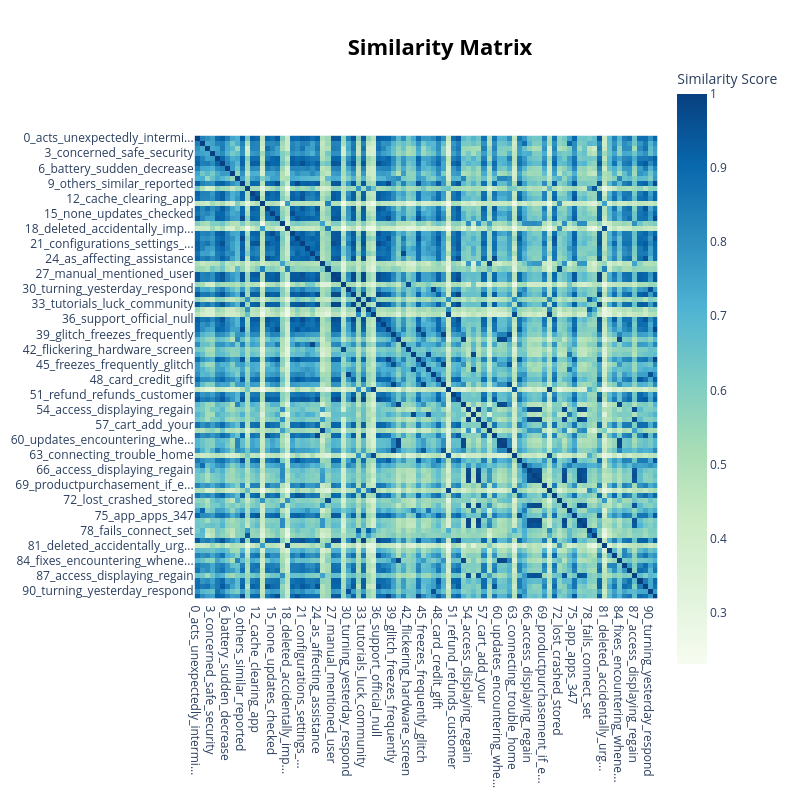

The notebook cell this image was saved under:
### Code cell
# Heatmap of Topic Similarities
fig_heatmap = topic_model.visualize_heatmap()
fig_heatmap.write_html(os.path.join(figures_dir, 'bertopic_heatmap.html'))
fig_heatmap.write_image(os.path.join(figures_dir, 'bertopic_heatmap.png'), scale=2)
display(fig_heatmap)

### Figure 1 — Plotly figure (JSON) as saved in the notebook; plotly's stock layout.template omitted (floating-point values rounded to 4 significant figures; data arrays with more than 128 entries replaced by an {"elided": "..."} marker saying what was removed)
{"data": [{"coloraxis": "coloraxis", "hovertemplate": "x: %{x}<br>y: %{y}<br>Similarity Score: %{z}<extra></extra>", "name": "0", "type": "heatmap", "x": ["0_acts_unexpectedly_intermi...", "1_peculiar_popping_errormes...", "2_desired_through_find", "3_concerned_safe_security", "4_afterward_firmware_happen...", "5_factory_performed_hoping", "6_battery_sudden_decrease", "7_charger_charging_came", "8_unexpected_causing_errors", "9_others_similar_reported", "10_connection_internet_esta...", "11_consistently_occurs_feat...", "12_cache_clearing_app", "13_encountered_documents_re...", "14_rely_tasks_hindering", "15_none_updates_checked", "16_model_widespread_experie...", "17_locked_unlock_account", "18_deleted_accidentally_imp...", "19_latest_running_version", "20_correctly_configured_eve...", "21_configurations_settings_...", "22_might_hardwarerelated_re...", "23_cables_adapters_peripher...", "24_as_affecting_assistance", "25_password_forgotten_account", "26_lost_stored_crashed", "27_manual_mentioned_user", "28_official_reviewed_website", "29_flickering_hardware_screen", "30_turning_yesterday_respond", "31_unresolved_remains_conta...", "32_connect_set_fails", "33_tutorials_luck_community", "34_set_fails_connect", "35_connecting_wifi_detect", "36_support_official_null", "37_price_troubleshooting_pe...", "38_occurring_recent_havent", "39_glitch_freezes_frequently", "40_crashes_fixes_encountering", "41_peripherals_cables_adapt...", "42_flickering_hardware_screen", "43_noises_suspect_functioning", "44_occurring_recent_havent", "45_freezes_frequently_glitch", "46_noises_strange_suspect", "47_turning_yesterday_respond", "48_card_credit_gift", "49_glitch_freezes_frequently", "50_connecting_home_although", "51_refund_refunds_customer", "52_unresolved_remains_conta...", "53_encountering_whenever_fi...", "54_access_displaying_regain", "55_functioning_noises_strange", "56_access_displaying_regain", "57_cart_add_your", "58_password_account_forgotten", "59_as_affecting_assistance", "60_updates_encountering_whe...", "61_fixes_encountering_whene...", "62_solution_freezes_frequen...", "63_connecting_trouble_home", "64_android_app_ipad", "65_says_errormessage_popping", "66_access_displaying_regain", "67_access_regain_displaying", "68_access_displaying_regain", "69_productpurchasement_if_e...", "70_connecting_although_detect", "71_configured_correctly_eve...", "72_lost_crashed_stored", "73_access_displaying_regain", "74_suspect_functioning_stra...", "75_app_apps_347", "76_access_displaying_regain", "77_access_unable_displaying", "78_fails_connect_set", "79_internet_disconnecting_e...", "80_thank_manual_mentioned", "81_deleted_accidentally_urg...", "82_disqus_powered_javascript", "83_productpurchases_might_s...", "84_fixes_encountering_whene...", "85_javascript_browser_enable", "86_invoice_will_payment", "87_access_displaying_regain", "88_payment_paypal_completed", "89_as_button_affecting", "90_turning_yesterday_respond", "91_occurring_recent_havent"], "xaxis": "x", "y": ["0_acts_unexpectedly_intermi...", "1_peculiar_popping_errormes...", "2_desired_through_find", "3_concerned_safe_security", "4_afterward_firmware_happen...", "5_factory_performed_hoping", "6_battery_sudden_decrease", "7_charger_charging_came", "8_unexpected_causing_errors", "9_others_similar_reported", "10_connection_internet_esta...", "11_consistently_occurs_feat...", "12_cache_clearing_app", "13_encountered_documents_re...", "14_rely_tasks_hindering", "15_none_updates_checked", "16_model_widespread_experie...", "17_locked_unlock_account", "18_deleted_accidentally_imp...", "19_latest_running_version", "20_correctly_configured_eve...", "21_configurations_settings_...", "22_might_hardwarerelated_re...", "23_cables_adapters_peripher...", "24_as_affecting_assistance", "25_password_forgotten_account", "26_lost_stored_crashed", "27_manual_mentioned_user", "28_official_reviewed_website", "29_flickering_hardware_screen", "30_turning_yesterday_respond", "31_unresolved_remains_conta...", "32_connect_set_fails", "33_tutorials_luck_community", "34_set_fails_connect", "35_connecting_wifi_detect", "36_support_official_null", "37_price_troubleshooting_pe...", "38_occurring_recent_havent", "39_glitch_freezes_frequently", "40_crashes_fixes_encountering", "41_peripherals_cables_adapt...", "42_flickering_hardware_screen", "43_noises_suspect_functioning", "44_occurring_recent_havent", "45_freezes_frequently_glitch", "46_noises_strange_suspect", "47_turning_yesterday_respond", "48_card_credit_gift", "49_glitch_freezes_frequently", "50_connecting_home_although", "51_refund_refunds_customer", "52_unresolved_remains_conta...", "53_encountering_whenever_fi...", "54_access_displaying_regain", "55_functioning_noises_strange", "56_access_displaying_regain", "57_cart_add_your", "58_password_account_forgotten", "59_as_affecting_assistance", "60_updates_encountering_whe...", "61_fixes_encountering_whene...", "62_solution_freezes_frequen...", "63_connecting_trouble_home", "64_android_app_ipad", "65_says_errormessage_popping", "66_access_displaying_regain", "67_access_regain_displaying", "68_access_displaying_regain", "69_productpurchasement_if_e...", "70_connecting_although_detect", "71_configured_correctly_eve...", "72_lost_crashed_stored", "73_access_displaying_regain", "74_suspect_functioning_stra...", "75_app_apps_347", "76_access_displaying_regain", "77_access_unable_displaying", "78_fails_connect_set", "79_internet_disconnecting_e...", "80_thank_manual_mentioned", "81_deleted_accidentally_urg...", "82_disqus_powered_javascript", "83_productpurchases_might_s...", "84_fixes_encountering_whene...", "85_javascript_browser_enable", "86_invoice_will_payment", "87_access_displaying_regain", "88_payment_paypal_completed", "89_as_button_affecting", "90_turning_yesterday_respond", "91_occurring_recent_havent"], "yaxis": "y", "z": {"elided": "92x92 float values"}}], "layout": {"coloraxis": {"colorbar": {"title": {"text": "Similarity Score"}}, "colorscale": [[0, "rgb(247,252,240)"], [0.125, "rgb(224,243,219)"], [0.25, "rgb(204,235,197)"], [0.375, "rgb(168,221,181)"], [0.5, "rgb(123,204,196)"], [0.625, "rgb(78,179,211)"], [0.75, "rgb(43,140,190)"], [0.875, "rgb(8,104,172)"], [1, "rgb(8,64,129)"]]}, "height": 800, "hoverlabel": {"bgcolor": "white", "font": {"family": "Rockwell", "size": 16}}, "legend": {"title": {"text": "Trend"}}, "margin": {"t": 60}, "showlegend": true, "title": {"font": {"color": "Black", "size": 22}, "text": "<b>Similarity Matrix</b>", "x": 0.55, "xanchor": "center", "y": 0.95, "yanchor": "top"}, "width": 800, "xaxis": {"anchor": "y", "constrain": "domain", "domain": [0, 1], "scaleanchor": "y"}, "yaxis": {"anchor": "x", "autorange": "reversed", "constrain": "domain", "domain": [0, 1]}}}
